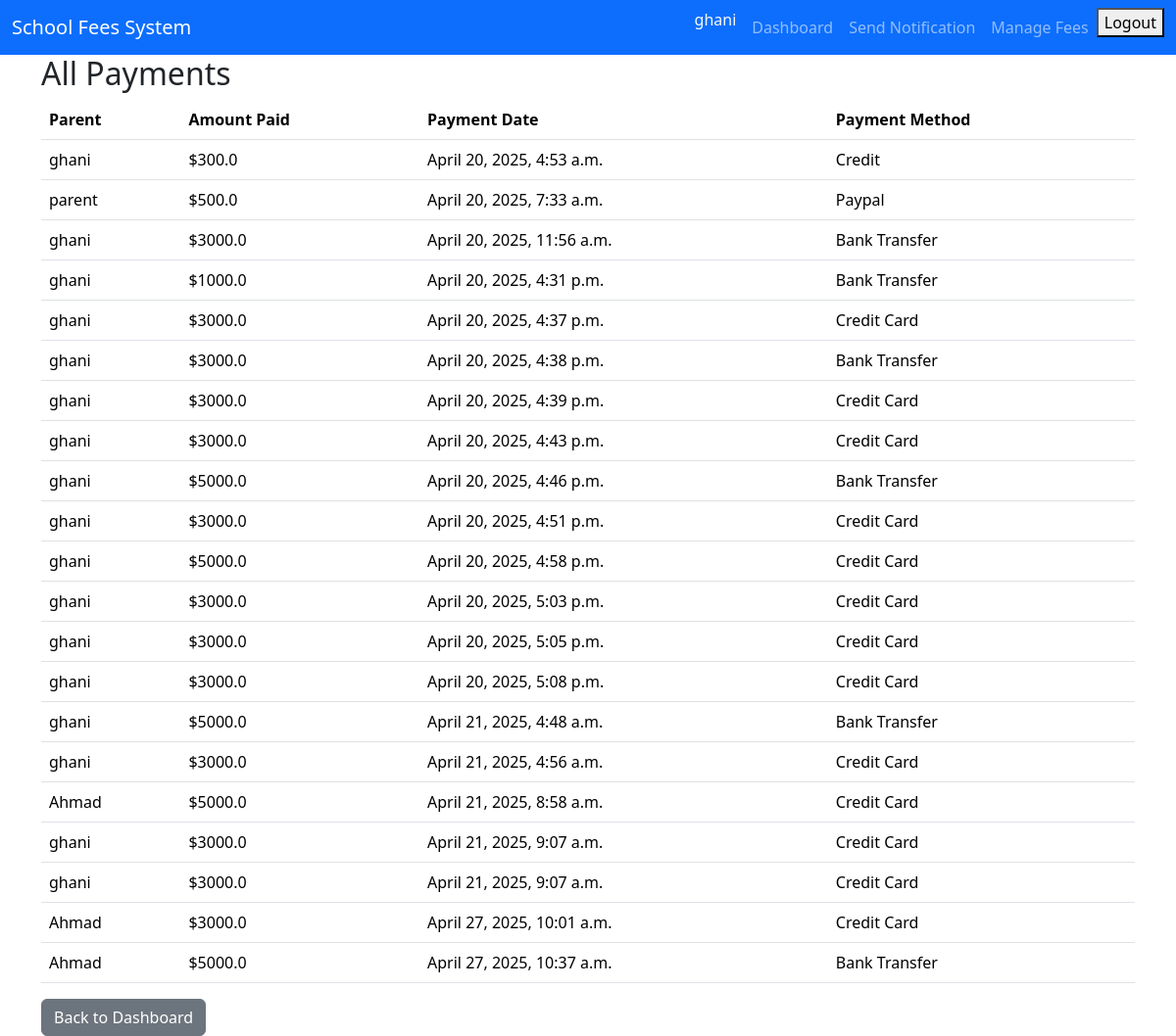
The page /payments/payments/ (signed in) on the database its author committed.
### school_fees_system/accounts/models.py (models this page shows)
class CustomUser(AbstractUser):
    ROLE_CHOICES = (
        ('admin', 'Admin'),
        ('parent', 'Parent')
    )
    role = models.CharField(max_length=10, choices=ROLE_CHOICES)

### school_fees_system/payments/models.py (models this page shows, shortened)
class Payment(models.Model):
    parent = models.ForeignKey(CustomUser, on_delete=models.CASCADE)
    amount_paid = models.FloatField()
    payment_date = models.DateTimeField(auto_now_add=True)
    payment_method = models.CharField(max_length=50) # 'Stripe' or 'BankTransfer' etc
    stripe_payment_intent = models.CharField(max_length=255, blank=True, null=True)  # New Payment Stripe is Added

### school_fees_system/payments/views.py (the view)
# urls.py: path('payments/', views.all_payments, name='all_payments'),
@login_required
def all_payments(request):
    payments = Payment.objects.all()
    return render(request, 'payments/all_payments.html', {'payments': payments})

### school_fees_system/payments/templates/payments/all_payments.html
{% extends 'base.html' %}
{% block content %}
<h2>All Payments</h2>
<table class="table table-hover">
    <thead>
        <tr>
            <th>Parent</th>
            <th>Amount Paid</th>
            <th>Payment Date</th>
            <th>Payment Method</th>
        </tr>
    </thead>
    <tbody>
        {% for payment in payments %}
        <tr>
            <td>{{ payment.parent.username }}</td>
            <td>${{ payment.amount_paid }}</td>
            <td>{{ payment.payment_date }}</td>
            <td>{{ payment.payment_method }}</td>
        </tr>
        {% empty %}
        <tr>
            <td colspan="4">No payments found yet.</td>
        </tr>
        {% endfor %}
    </tbody>
</table>
<a href="{% url 'admin_dashboard' %}" class="btn btn-secondary">Back to Dashboard</a>
{% endblock %}

### school_fees_system/accounts/templates/base.html (shortened to what this page needs)
<!DOCTYPE html>
<html lang="en">
<head>
    <link href="https://cdn.jsdelivr.net/npm/bootstrap@5.3.2/dist/css/bootstrap.min.css" rel="stylesheet">
</head>
<body>
<nav class="navbar navbar-expand-lg navbar-dark bg-primary">
  <div class="container-fluid">
      <a class="navbar-brand" href="
        {% if request.user.role == 'parent' %}
            {% url 'parent_dashboard' %}
          {% else %}
            {% url 'admin_dashboard' %}
          {% endif %}
       ">School Fees System</a>
      <div class="collapse navbar-collapse" id="navbarNav">
          <ul class="navbar-nav ms-auto">
              {% if request.user.is_authenticated %}
                  {% if request.user.role == 'admin' %}
                    <li class="nav-item">
                      <span class="text-light me-2 bold">{{ user.username }}</span>
                    </li>
                      <li class="nav-item">
                          <a class="nav-link" href="{% url 'admin_dashboard' %}">Dashboard</a>
                      </li>
                      <li class="nav-item">
                          <a class="nav-link" href="{% url 'send_manual_notification' %}">Send Notification</a>
                      </li>
                      <li class="nav-item">
                          <a class="nav-link" href="{% url 'fee_structure_list' %}">Manage Fees</a>
                      </li>
                  {% endif %}
                  <li class="nav-item">
                    <form action="{% url 'logout' %}" method="post">
                      <button type="submit">Logout</button>
                    </form>
                  </li>
              {% else %}
                  <li class="nav-item">
                      <a class="nav-link" href="{% url 'login' %}">Login</a>
                  </li>
              {% endif %}
          </ul>
      </div>
  </div>
</nav>
<div class="container">
    {% block content %}
    {% endblock %}
</div>
</body>
</html>

### rows shown on the page
CustomUser: username "ghani"
Payment: parent.username "ghani", amount_paid "300.0", payment_date "April 20, 2025, 4:53 a.m.", payment_method "Credit"
Payment: parent.username "parent", amount_paid "500.0", payment_date "April 20, 2025, 7:33 a.m.", payment_method "Paypal"
Payment: parent.username "ghani", amount_paid "3000.0", payment_date "April 20, 2025, 11:56 a.m.", payment_method "Bank Transfer"
Payment: parent.username "ghani", amount_paid "1000.0", payment_date "April 20, 2025, 4:31 p.m.", payment_method "Bank Transfer"
Payment: parent.username "ghani", amount_paid "3000.0", payment_date "April 20, 2025, 4:37 p.m.", payment_method "Credit Card"
Payment: parent.username "ghani", amount_paid "3000.0", payment_date "April 20, 2025, 4:38 p.m.", payment_method "Bank Transfer"
Payment: parent.username "ghani", amount_paid "3000.0", payment_date "April 20, 2025, 4:39 p.m.", payment_method "Credit Card"
Payment: parent.username "ghani", amount_paid "3000.0", payment_date "April 20, 2025, 4:43 p.m.", payment_method "Credit Card"
Payment: parent.username "ghani", amount_paid "5000.0", payment_date "April 20, 2025, 4:46 p.m.", payment_method "Bank Transfer"
Payment: parent.username "ghani", amount_paid "3000.0", payment_date "April 20, 2025, 4:51 p.m.", payment_method "Credit Card"
Payment: parent.username "ghani", amount_paid "5000.0", payment_date "April 20, 2025, 4:58 p.m.", payment_method "Credit Card"
Payment: parent.username "ghani", amount_paid "3000.0", payment_date "April 20, 2025, 5:03 p.m.", payment_method "Credit Card"
Payment: parent.username "ghani", amount_paid "3000.0", payment_date "April 20, 2025, 5:05 p.m.", payment_method "Credit Card"
Payment: parent.username "ghani", amount_paid "3000.0", payment_date "April 20, 2025, 5:08 p.m.", payment_method "Credit Card"
Payment: parent.username "ghani", amount_paid "5000.0", payment_date "April 21, 2025, 4:48 a.m.", payment_method "Bank Transfer"
Payment: parent.username "ghani", amount_paid "3000.0", payment_date "April 21, 2025, 4:56 a.m.", payment_method "Credit Card"
Payment: parent.username "Ahmad", amount_paid "5000.0", payment_date "April 21, 2025, 8:58 a.m.", payment_method "Credit Card"
Payment: parent.username "ghani", amount_paid "3000.0", payment_date "April 21, 2025, 9:07 a.m.", payment_method "Credit Card"
Payment: parent.username "ghani", amount_paid "3000.0", payment_date "April 21, 2025, 9:07 a.m.", payment_method "Credit Card"
Payment: parent.username "Ahmad", amount_paid "3000.0", payment_date "April 27, 2025, 10:01 a.m.", payment_method "Credit Card"
Payment: parent.username "Ahmad", amount_paid "5000.0", payment_date "April 27, 2025, 10:37 a.m.", payment_method "Bank Transfer"
